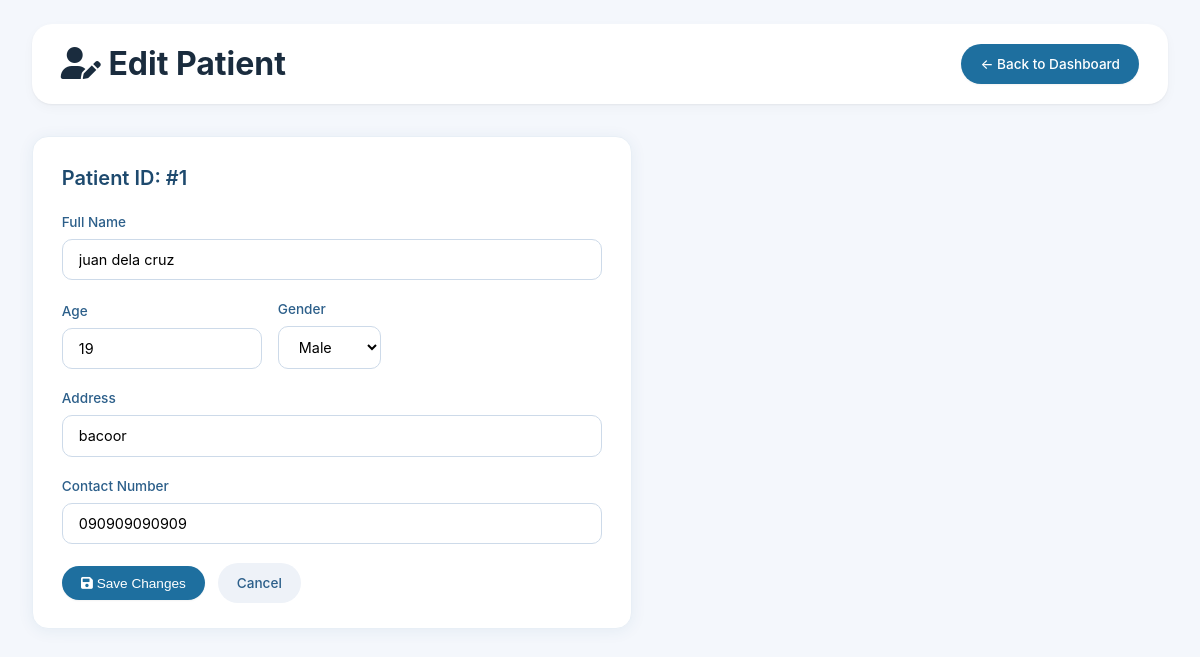
The page /edit_patient.php?id=1 (signed in) on the database its author committed.
### tables this page shows
CREATE TABLE `patients` (
  `patient_id` int(11) NOT NULL,
  `fullname` varchar(100) NOT NULL,
  `age` int(11) DEFAULT NULL,
  `gender` varchar(10) DEFAULT NULL,
  `address` text DEFAULT NULL,
  `contact_number` varchar(20) DEFAULT NULL,
  `date_registered` timestamp NOT NULL DEFAULT current_timestamp()
);

### edit_patient.php (the view, shortened to what this page needs)
<?php
require_once 'config.php';
$patient_id = (int)($_GET['id'] ?? 0);
$stmt = $pdo->prepare("SELECT * FROM patients WHERE patient_id = ?");
$stmt->execute([$patient_id]);
$patient = $stmt->fetch();
?>
<!DOCTYPE html>
<html lang="en">
<head>
    <link rel="stylesheet" href="assets/style.css">
    <link href="https://cdnjs.cloudflare.com/ajax/libs/font-awesome/6.0.0/css/all.min.css" rel="stylesheet">
</head>
<body>
<div class="container">
    <header>
        <h1><i class="fas fa-user-edit"></i> Edit Patient</h1>
        <a href="dashboard.php" class="btn primary">← Back to Dashboard</a>
    </header>
    <main>
        <div class="card" style="max-width: 600px;">
            <h3>Patient ID: #<?= $patient['patient_id'] ?></h3>
            <form action="update_patient.php" method="POST">
                <div class="form-group">
                    <label>Full Name</label>
                    <input type="text" name="fullname"
                           value="<?= htmlspecialchars($patient['fullname']) ?>" required>
                </div>
                <div class="form-row">
                    <div class="form-group">
                        <label>Age</label>
                        <input type="number" name="age" min="1" max="150"
                               value="<?= $patient['age'] ?>" required>
                    </div>
                    <div class="form-group">
                        <label>Gender</label>
                        <select name="gender" required>
                            <option value="Male"   <?= $patient['gender'] === 'Male'   ? 'selected' : '' ?>>Male</option>
                        </select>
                    </div>
                </div>
                <div class="form-group">
                    <label>Address</label>
                    <input type="text" name="address"
                           value="<?= htmlspecialchars($patient['address'] ?? '') ?>">
                </div>
                <div class="form-group">
                    <label>Contact Number</label>
                    <input type="text" name="contact_number"
                           value="<?= htmlspecialchars($patient['contact_number'] ?? '') ?>">
                </div>
                <button type="submit" class="btn primary">
                    <i class="fas fa-save"></i> Save Changes
                </button>
                <a href="dashboard.php" class="btn" style="margin-left: 8px;">Cancel</a>
            </form>
        </div>
    </main>
</div>
</body>
</html>

### assets/style.css (style rules this page uses)
* { margin: 0; padding: 0; box-sizing: border-box; }
body { font-family: 'Inter', -apple-system, BlinkMacSystemFont, 'Segoe UI', Roboto, Helvetica, Arial, sans-serif; background: #f4f7fc; color: #1a2c3e; line-height: 1.5; }
.container { max-width: 1400px; margin: 0 auto; padding: 1.5rem 2rem; }
header { background: white; border-radius: 20px; padding: 1rem 1.8rem; margin-bottom: 2rem; box-shadow: 0 4px 12px rgba(0, 0, 0, 0.03), 0 1px 2px rgba(0, 0, 0, 0.05); display: flex; justify-content: space-between; align-items: center; flex-wrap: wrap; gap: 1rem; }
.card { background: white; border-radius: 16px; padding: 1.6rem 1.8rem; margin-bottom: 2rem; box-shadow: 0 4px 12px rgba(0, 0, 0, 0.04); border: 1px solid #eef2f6; }
.card h3 { font-size: 1.25rem; font-weight: 600; margin-bottom: 1.2rem; color: #1e4a6e; display: flex; align-items: center; gap: 0.6rem; }
.form-group { margin-bottom: 1.2rem; }
.form-group label { display: block; font-weight: 500; margin-bottom: 0.4rem; color: #2c5f8a; font-size: 0.85rem; }
input, select, textarea { width: 100%; padding: 0.7rem 1rem; border: 1px solid #cddae9; border-radius: 10px; font-family: inherit; font-size: 0.9rem; transition: 0.2s; background: #fff; }
.form-row { display: grid; grid-template-columns: 1fr 1fr; gap: 1rem; }
.card .form-row { display: flex; gap: 1rem; align-items: flex-end; flex-wrap: wrap; }
.card .form-row input { flex: 2; min-width: 200px; }
.btn { display: inline-block; padding: 0.6rem 1.2rem; border-radius: 999px; font-weight: 500; text-decoration: none; border: none; cursor: pointer; font-size: 0.85rem; transition: all 0.2s; background: #eef2f8; color: #2c5f8a; }
.btn.primary { background: #1e6f9f; color: white; box-shadow: 0 1px 2px rgba(0,0,0,0.05); }
.card { box-shadow: 0 2px 16px rgba(30, 80, 130, 0.07); border: 1.5px solid #e8eff6; }

### rows shown on the page
patients: patient "1", fullname "juan dela cruz", age "19", gender "Male", address "bacoor", contact_number "090909090909"
